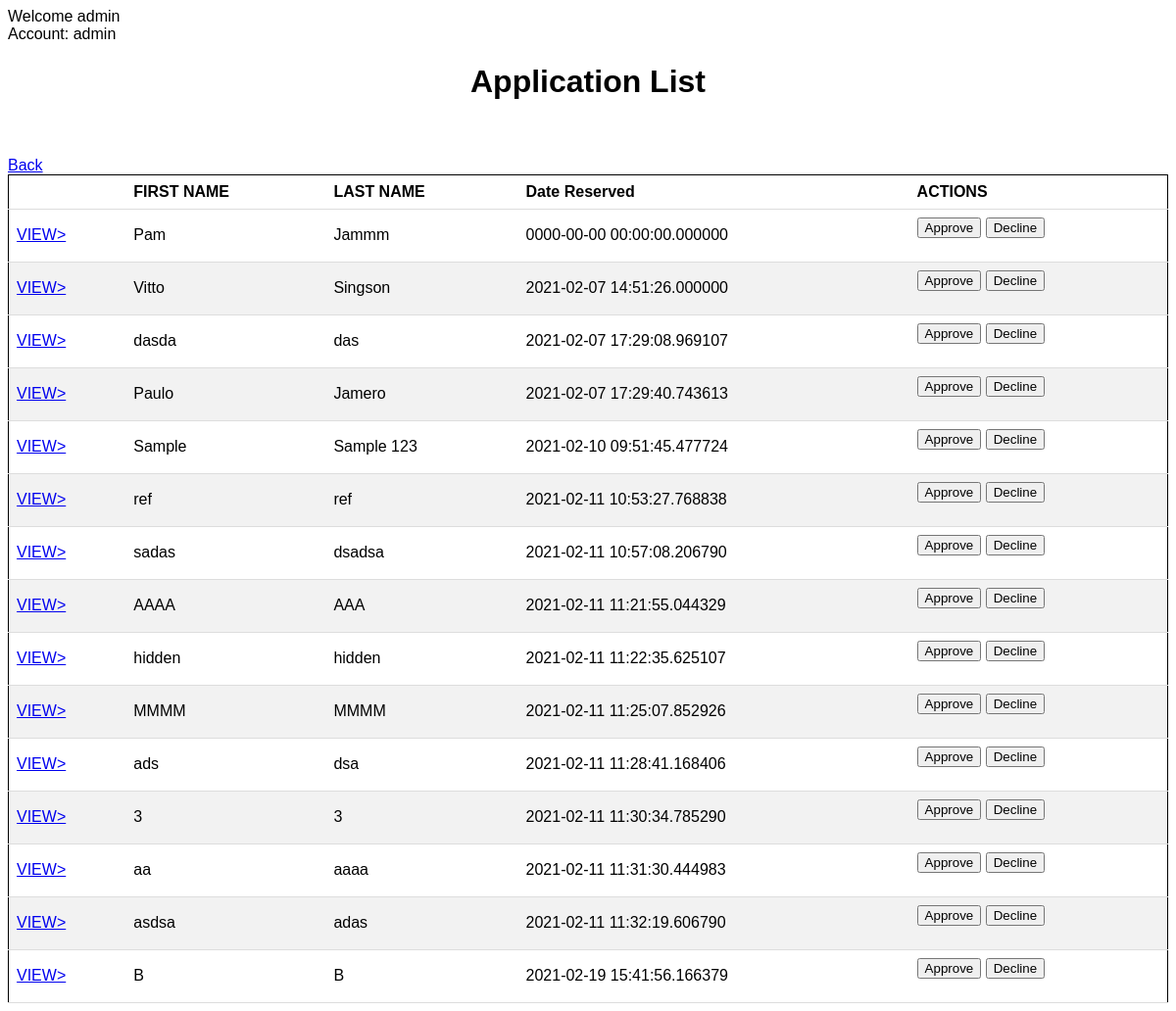
The page /reserve.php (signed in) on the database its author committed.
### tables this page shows
CREATE TABLE `student_reserve` (
  `id` int(11) NOT NULL,
  `referenceNum` varchar(8) NOT NULL,
  `rsFName` varchar(255) NOT NULL,
  `rsLName` varchar(255) NOT NULL,
  `rsGrade` varchar(255) NOT NULL,
  `rsGender` varchar(10) NOT NULL,
  `rsDate` datetime(6) NOT NULL DEFAULT current_timestamp(6),
  `status` varchar(10) NOT NULL
);

### reserve.php (the view, shortened to what this page needs)
<?php
    if(isset($_SESSION['UserLogin'])){
        echo "Welcome"." ".$_SESSION['UserLogin']."<br>";
        echo "Account:"." ".$_SESSION['Access'];
    } else {
        echo header("Location: login.php");
    };
    $con = connection();
    $sql = "SELECT * FROM student_reserve ORDER BY rsDate ASC";
    $students = $con->query($sql) or die ($con->error);
    $row = $students->fetch_assoc();
?>
<!DOCTYPE html>
<html lang="en">
<head>
    <link rel="stylesheet" href="css/style.css">
</head>
<body>
    <h1>Application List</h1>
    <br/>
    <br/>
    <a href="index.php">Back</a>
    <table>
        <thead>
            <tr>
                <th></th>
                <th>FIRST NAME</th>
                <th>LAST NAME</th>
                <th>Date Reserved</th>
                <th>ACTIONS</th>
            </tr>
        </thead>
        <tbody>
            <?php do { ?>
            <tr>
                <td><a href="reserve_details.php?ID=<?php echo $row['id']; ?>">VIEW></a></td>
                <td><?php echo $row['rsFName']; ?></td>
                <td><?php echo $row['rsLName']; ?></td>
                <td><?php echo $row['rsDate']; ?></td>
                <td>
                    <form action="reserve_approve.php" method="POST">
                        <button type="submit" name="approve">Approve</button>
                        <button type="submit" name="decline">Decline</button>
                    </form>
                </td>
            </tr>
            <?php } while ($row = $students->fetch_assoc()); ?>
        </tbody>
    </table>
</body>
</html>

### css/style.css (style rules this page uses)
body { font-family: Arial; }
h1 { text-align: center; }
table { border: 1px solid black; border-collapse: collapse; width: 100%; }
th, td { text-align: left; padding: 8px; border-bottom: 1px solid #ddd; }
tr:nth-child(even) { background-color: #f2f2f2; }

### rows shown on the page
student_reserve: rsFName "Pam", rsLName "Jammm", rsDate "0000-00-00 00:00:00.000000"
student_reserve: rsFName "Vitto", rsLName "Singson", rsDate "2021-02-07 14:51:26.000000"
student_reserve: rsFName "dasda", rsLName "das", rsDate "2021-02-07 17:29:08.969107"
student_reserve: rsFName "Paulo", rsLName "Jamero", rsDate "2021-02-07 17:29:40.743613"
student_reserve: rsFName "Sample", rsLName "Sample 123", rsDate "2021-02-10 09:51:45.477724"
student_reserve: rsFName "ref", rsLName "ref", rsDate "2021-02-11 10:53:27.768838"
student_reserve: rsFName "sadas", rsLName "dsadsa", rsDate "2021-02-11 10:57:08.206790"
student_reserve: rsFName "AAAA", rsLName "AAA", rsDate "2021-02-11 11:21:55.044329"
student_reserve: rsFName "hidden", rsLName "hidden", rsDate "2021-02-11 11:22:35.625107"
student_reserve: rsFName "MMMM", rsLName "MMMM", rsDate "2021-02-11 11:25:07.852926"
student_reserve: rsFName "ads", rsLName "dsa", rsDate "2021-02-11 11:28:41.168406"
student_reserve: rsFName "3", rsLName "3", rsDate "2021-02-11 11:30:34.785290"
student_reserve: rsFName "aa", rsLName "aaaa", rsDate "2021-02-11 11:31:30.444983"
student_reserve: rsFName "asdsa", rsLName "adas", rsDate "2021-02-11 11:32:19.606790"
student_reserve: rsFName "B", rsLName "B", rsDate "2021-02-19 15:41:56.166379"

### other values the page prints
$_SESSION['UserLogin'] "admin"
$_SESSION['Access'] "admin"
